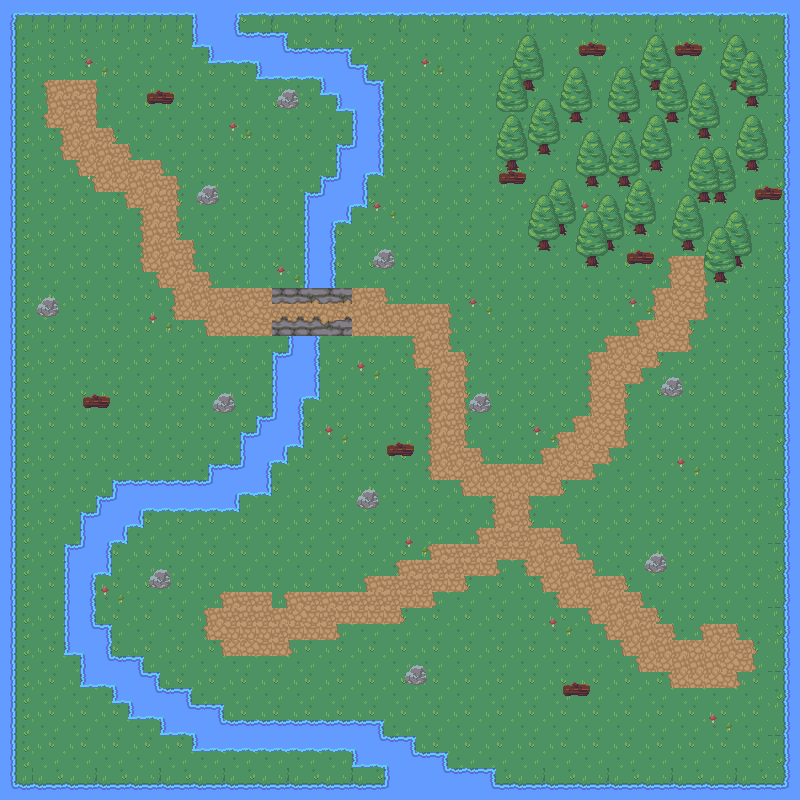

Below is a game level as drawn by its tile map, then a one-line description and the .tmx that defines it (tile-layer data replaced by summaries):
An orthogonal 50x50 tile map with 16x16 px tiles, 5 tile layers (fond, plants1, plant2, rivière, ...) and 77 objects (76x collision, player).

<map version="1.10" tiledversion="1.10.1" orientation="orthogonal" renderorder="right-down" width="50" height="50" tilewidth="16" tileheight="16" infinite="0" nextlayerid="7" nextobjectid="91">
 <tileset firstgid="1" source="nature_set.tsx" />
 <layer id="1" name="fond" width="50" height="50">
  <data>[2500 cells, 2500 non-empty, 34 distinct tile ids]</data>
 </layer>
 <layer id="2" name="plants1" width="50" height="50">
  <data>[2500 cells, 290 non-empty, 20 distinct tile ids]</data>
 </layer>
 <layer id="3" name="plant2" width="50" height="50">
  <data>[2500 cells, 70 non-empty, 8 distinct tile ids]</data>
 </layer>
 <layer id="4" name="rivière" width="50" height="50">
  <data>[2500 cells, 210 non-empty, 16 distinct tile ids]</data>
 </layer>
 <layer id="5" name="Chemin" width="50" height="50">
  <data>[2500 cells, 386 non-empty, 19 distinct tile ids]</data>
 </layer>
 <objectgroup id="6" name="Objet joueur">
  <object id="1" name="player" x="678.644" y="275.458">
   <point />
  </object>
  <object id="5" name="Pas " type="collision" x="1.16131" y="1.16131" width="798.978" height="13.9357" />
  <object id="7" name="Pas " type="collision" x="1.16131" y="1.16131" width="12.61" height="800.139" />
  <object id="9" name="Pas " type="collision" x="1.16131" y="786.204" width="797.817" height="14.94" />
  <object id="10" name="Pas " type="collision" x="785.042" y="3.48392" width="24.3874" height="797.817" />
  <object id="15" name="Pas " type="collision" x="272.25" y="287.949" width="79.2206" height="12.8466" />
  <object id="18" name="Pas " type="collision" x="147.507" y="91.4861" width="26.8811" height="13.3276" />
  <object id="19" name="Pas " type="collision" x="196.572" y="186.313" width="22.8341" height="19.1939" />
  <object id="20" name="Pas " type="collision" x="277.318" y="90.0126" width="22.1722" height="19.8557" />
  <object id="21" name="Pas " type="collision" x="38.7104" y="298.995" width="19.0663" height="18.7774" />
  <object id="22" name="Pas " type="collision" x="83.4874" y="396.637" width="25.9995" height="12.422" />
  <object id="23" name="Pas " type="collision" x="213.635" y="394.148" width="20.4251" height="18.769" />
  <object id="25" name="Pas " type="collision" x="149.242" y="571.212" width="21.9697" height="17.4242" />
  <object id="26" name="Pas " type="collision" x="406.818" y="667.424" width="18.9394" height="17.4242" />
  <object id="27" name="Pas " type="collision" x="564.394" y="684.091" width="25" height="12.8788" />
  <object id="28" name="Pas " type="collision" x="356.061" y="490.152" width="21.9697" height="21.2121" />
  <object id="29" name="Pas " type="collision" x="471.212" y="396.212" width="18.9394" height="17.4242" />
  <object id="30" name="Pas " type="collision" x="388.636" y="444.697" width="25" height="12.1212" />
  <object id="31" name="Pas " type="collision" x="646.212" y="556.061" width="20.4545" height="16.6667" />
  <object id="32" name="Pas " type="collision" x="662.879" y="378.788" width="18.9394" height="17.4242" />
  <object id="33" name="Pas " type="collision" x="579.545" y="42.4242" width="26.5152" height="14.3939" />
  <object id="34" name="Pas " type="collision" x="675" y="45.4545" width="28.0303" height="10.6061" />
  <object id="35" name="Pas " type="collision" x="500" y="173.485" width="25" height="9.84848" />
  <object id="36" name="Pas " type="collision" x="543.182" y="196.212">
   <polygon points="0,0 -15.1515,38.6364 -5.30303,45.4545 -5.30303,53.7879 6.06061,54.5455 5.30303,45.4545 16.6667,37.8788" />
  </object>
  <object id="38" name="Pas " type="collision" x="591.667" y="211.364">
   <polygon points="0,0 -15.1515,38.6364 -5.30303,45.4545 -5.30303,53.7879 6.06061,54.5455 5.30303,45.4545 16.6667,37.8788" />
  </object>
  <object id="39" name="Pas " type="collision" x="608.333" y="196.97">
   <polygon points="0,0 -15.1515,38.6364 -5.30303,45.4545 -5.30303,53.7879 6.06061,54.5455 5.30303,45.4545 16.6667,37.8788" />
  </object>
  <object id="40" name="Pas " type="collision" x="640.152" y="180.303">
   <polygon points="0,0 -15.1515,38.6364 -5.30303,45.4545 -5.30303,53.7879 6.06061,54.5455 5.30303,45.4545 16.6667,37.8788" />
  </object>
  <object id="41" name="Pas " type="collision" x="688.636" y="196.97">
   <polygon points="0,0 -15.1515,38.6364 -5.30303,45.4545 -5.30303,53.7879 6.06061,54.5455 5.30303,45.4545 16.6667,37.8788" />
  </object>
  <object id="42" name="Pas " type="collision" x="721.212" y="228.03">
   <polygon points="0,0 -15.1515,38.6364 -5.30303,45.4545 -5.30303,53.7879 6.06061,54.5455 5.30303,45.4545 16.6667,37.8788" />
  </object>
  <object id="43" name="Pas " type="collision" x="736.364" y="213.636">
   <polygon points="0,0 -15.1515,38.6364 -5.30303,45.4545 -5.30303,53.7879 6.06061,54.5455 5.30303,45.4545 16.6667,37.8788" />
  </object>
  <object id="44" name="Pas " type="collision" x="703.788" y="148.485">
   <polygon points="0,0 -15.1515,38.6364 -5.30303,45.4545 -5.30303,53.7879 6.06061,54.5455 5.30303,45.4545 16.6667,37.8788" />
  </object>
  <object id="45" name="Pas " type="collision" x="721.212" y="149.242">
   <polygon points="0,0 -15.1515,38.6364 -5.30303,45.4545 -5.30303,53.7879 6.06061,54.5455 5.30303,45.4545 16.6667,37.8788" />
  </object>
  <object id="46" name="Pas " type="collision" x="753.03" y="117.424">
   <polygon points="0,0 -15.1515,38.6364 -5.30303,45.4545 -5.30303,53.7879 6.06061,54.5455 5.30303,45.4545 16.6667,37.8788" />
  </object>
  <object id="47" name="Pas " type="collision" x="752.273" y="53.0303">
   <polygon points="0,0 -15.1515,38.6364 -5.30303,45.4545 -5.30303,53.7879 6.06061,54.5455 5.30303,45.4545 16.6667,37.8788" />
  </object>
  <object id="48" name="Pas " type="collision" x="735.606" y="37.8788">
   <polygon points="0,0 -15.1515,38.6364 -5.30303,45.4545 -5.30303,53.7879 6.06061,54.5455 5.30303,45.4545 16.6667,37.8788" />
  </object>
  <object id="49" name="Pas " type="collision" x="705.303" y="86.3636">
   <polygon points="0,0 -15.1515,38.6364 -5.30303,45.4545 -5.30303,53.7879 6.06061,54.5455 5.30303,45.4545 16.6667,37.8788" />
  </object>
  <object id="50" name="Pas " type="collision" x="656.061" y="116.667">
   <polygon points="0,0 -15.1515,38.6364 -5.30303,45.4545 -5.30303,53.7879 6.06061,54.5455 5.30303,45.4545 16.6667,37.8788" />
  </object>
  <object id="51" name="Pas " type="collision" x="624.242" y="134.848">
   <polygon points="0,0 -15.1515,38.6364 -5.30303,45.4545 -5.30303,53.7879 6.06061,54.5455 5.30303,45.4545 16.6667,37.8788" />
  </object>
  <object id="52" name="Pas " type="collision" x="592.424" y="133.333">
   <polygon points="0,0 -15.1515,38.6364 -5.30303,45.4545 -5.30303,53.7879 6.06061,54.5455 5.30303,45.4545 16.6667,37.8788" />
  </object>
  <object id="53" name="Pas " type="collision" x="511.364" y="115.909">
   <polygon points="0,0 -15.1515,38.6364 -5.30303,45.4545 -5.30303,53.7879 6.06061,54.5455 5.30303,45.4545 16.6667,37.8788" />
  </object>
  <object id="54" name="Pas " type="collision" x="544.697" y="100.758">
   <polygon points="0,0 -15.1515,38.6364 -5.30303,45.4545 -5.30303,53.7879 6.06061,54.5455 5.30303,45.4545 16.6667,37.8788" />
  </object>
  </objectgroup>
</map>
<!-- 36 of 77 objects omitted -->
